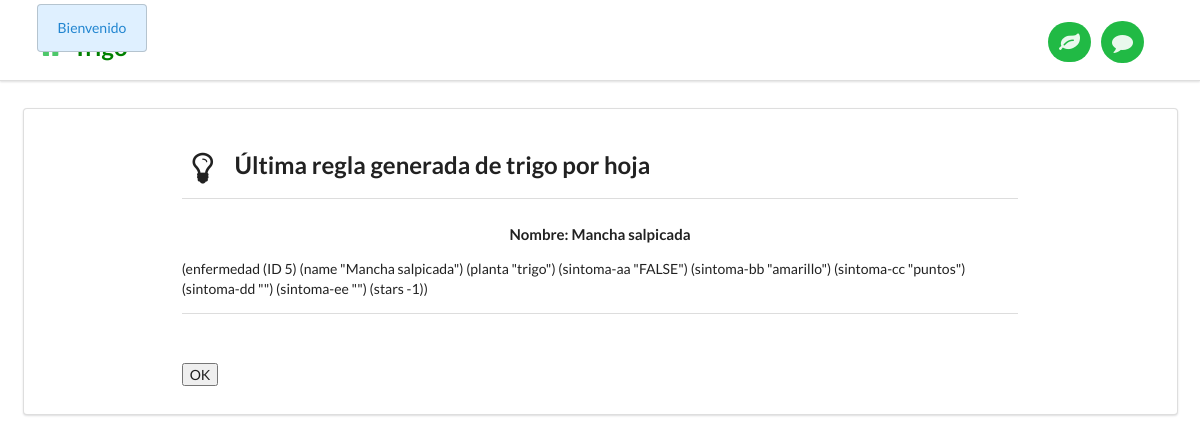
The app's page /escrituratriho/ with its own data.
### core/models.py (models this page shows, shortened)
class Enfermedadtriho(models.Model):
    name = models.CharField(max_length=50)
    description = models.TextField()
    images = models.IntegerField()
    planta = models.CharField(max_length=50)
    sintomaAA = models.CharField(max_length=50)
    sintomaBB = models.CharField(max_length=50)
    sintomaCC = models.CharField(max_length=50)

### core/views.py (the view)
# urls.py: url(r'^escrituratriho/$', views.escrituratrihoPage, name='escrituratrihoPage'),
@csrf_exempt
def escrituratrihoPage(request):
    enfermedadtrihomaiz = Enfermedadtriho.objects.latest('id')
    return render(request, 'escrituratriho.html', {'enfermedadtrihomaiz':enfermedadtrihomaiz})

### templates/escrituratriho.html (shortened to what this page needs)
{% extends "basetrigo.html" %}
{% load staticfiles %}
{% block css-files %}
  <link rel="stylesheet" href="{% static "css/common.css" %}"/>
  <link rel="stylesheet" href="{% static "css/preferences.css" %}"/>
{% endblock %}
{% block content %}
<div id="outer-box" style="display:none;">
<div id="preference-box" class="ui existing segment container grid">
  <div class="two wide column"></div>
  <form method="post" id="form-escritura" class="ui form twelve wide column" action="{% url 'escrituratriho' %}">
    <h2 class="ui header">
      <i class="lightbulb icon"></i>
      <div class="content">
        Última regla generada de trigo por hoja
      </div>
    </h2>
    <div class="ui divider"></div>
    <h4 id="supertitulo" class="ui center aligned header">Nombre: {{ enfermedadtrihomaiz.name }} </h4>
    (enfermedad (ID {{ enfermedadtrihomaiz.id }}) (name "{{ enfermedadtrihomaiz.name }}") (planta "{{ enfermedadtrihomaiz.planta }}") (sintoma-aa "{{ enfermedadtrihomaiz.sintomaAA }}") (sintoma-bb "{{ enfermedadtrihomaiz.sintomaBB }}") (sintoma-cc "{{ enfermedadtrihomaiz.sintomaCC }}") (sintoma-dd "{{ enfermedadtrihomaiz.sintomaDD }}") (sintoma-ee "{{ enfermedadtrihomaiz.sintomaEE }}") (stars -1))
    <div class="ui divider"></div>
    <br>
    <div class="inline fields">
	<br>
        <input type="submit" value="OK" />
    </div>
  </form>
</div>
<div id="notification-box">
          <div id="the-cat-box">
          </div>
        </div>
</div>
{% endblock %}

### static/css/common.css (style rules this page uses)
body { padding-top: 74px; }
#notification-box { position: absolute; top:0px; }
#the-cat-box { float: left; height:73px; width: 180px; top:0px; overflow: hidden; }

### static/css/preferences.css (style rules this page uses)
#outer-box { position: fixed; overflow-y: scroll; width: 100%; height: 80%; z-index: 100; }

### records on screen
Enfermedadtriho: name "Mancha salpicada", id "5", planta "trigo", sintomaAA "FALSE", sintomaBB "amarillo", sintomaCC "puntos"
